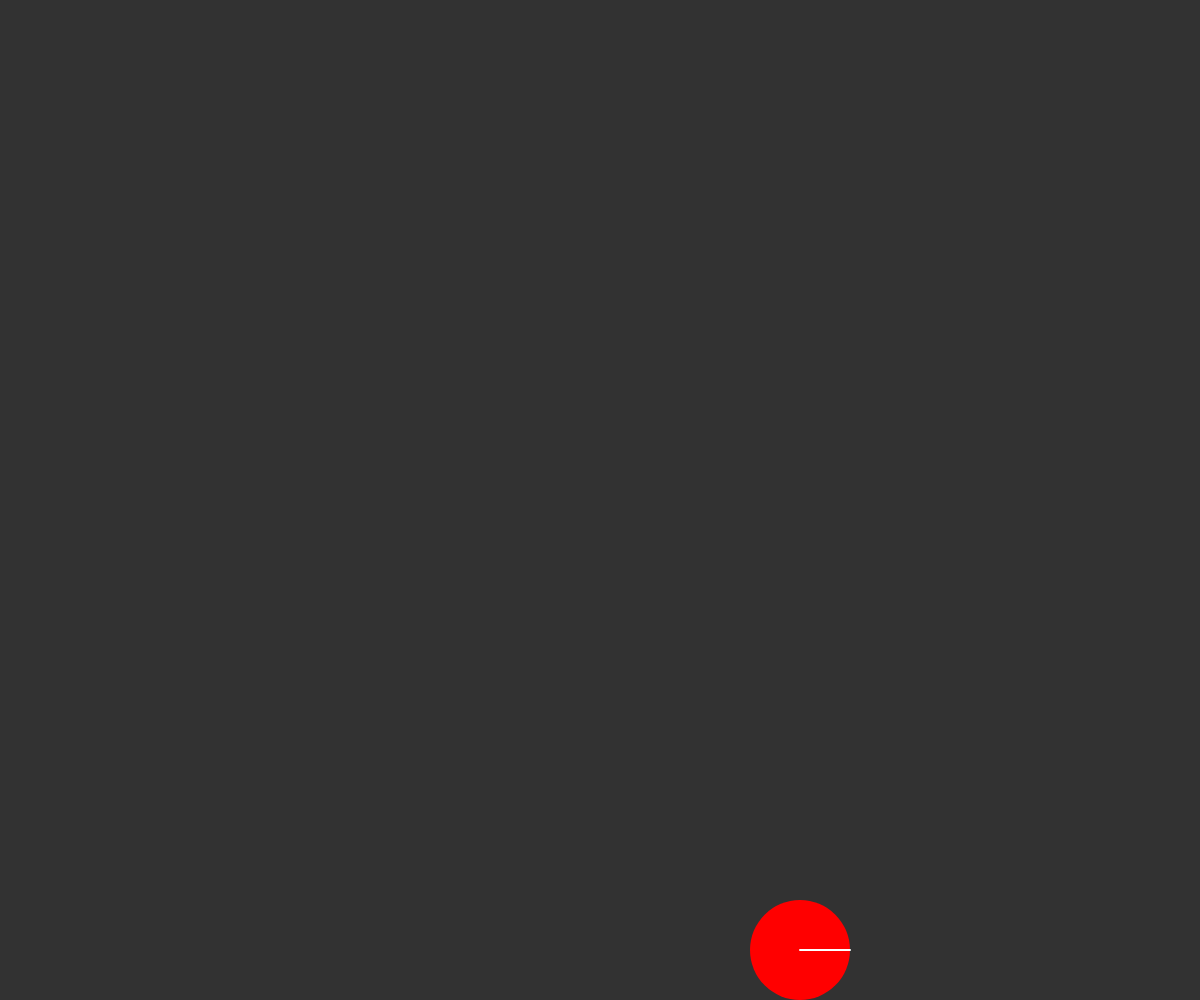
Frame 1 (no input)
Frame 60 (no input): identical to frame 1, image omitted
Frame 120 (the mouse pressed at the canvas centre since frame 60): identical to frame 1, image omitted

The p5.js sketch that drew this single still picture (run headless with seeded random() and noise() and a simulated clock; from frame 60 on, the mouse is pressed at the canvas centre):

// p5.js sketch
// ── sketch.js
let smallBall, bigBall;
let pressForce;

function setup() {
  createCanvas(windowWidth, windowHeight);
  bigBall = new Mover(800, windowHeight - 50, 50);
  gravity = createVector(0, 0.1);
  forceMag = 0;
}

function draw() {
  background(50);

  // context info for debugging purposes


  // pressForce
  if (mouseIsPressed) {
    if (mouseButton === LEFT)
      forceMag += 0.5;
  }

  bigBall.applyForceVector(gravity);

  bigBall.update();
  bigBall.draw();
}

function mouseReleased() {
  forceMag *= -1;
  bigBall.applyForceMag(forceMag);
  forceMag = 0;
}

function mouseWheel(event) {
  if (event.delta > 0)
    bigBall.rotateClockWise();
  else
    bigBall.rotateAntiClockWise();

  //move the square according to the vertical scroll amount
  // pos += event.delta;
  //uncomment to block page scrolling
  //return false;
}
// ── mover.js
class Mover {
    constructor(x, y, radius) {
        this.position = createVector(x, y);
        this.radius = radius;
        this.mass;
        this.velocity = createVector(0, 0);
        this.acceleration = createVector(0, 0);

        this.angle = 0;
        this.angleVelocity = 0;
        this.angleAcceleration = 0;

        this.damping = 0.99;
        this.maxSpeed = 20;
    }

    applyForceVector(gravity) {
        this.acceleration.add(gravity);
    }

    applyForceMag(magnitude) {
        let force = p5.Vector.fromAngle(this.angle);
        force.normalize();
        force.mult(magnitude);
        this.applyForceVector(force);
    }

    checkBordersWorld() {
        if ((this.position.y + this.radius) > windowHeight) {
            this.position.y = windowHeight - this.radius;
            this.velocity.y *= -0.7;
        }
        if ((this.position.y - this.radius) < 0) {
            this.position.y = this.radius;
            this.velocity.y *= -0.5;
        }
        if ((this.position.x - this.radius) < 0) {
            this.position.x = this.radius;
            this.velocity.x *= -1;
        }
        if ((this.position.x + this.radius) > windowWidth) {
            this.position.x = windowWidth - this.radius;
            this.velocity.x *= -0.5;
        }
        else {
            console.log("WTF");
        }
    }

    update() {
        this.velocity.add(this.acceleration);
        this.position.add(this.velocity);

        this.velocity.mult(this.damping);
        //this.velocity.limit(this.maxSpeed);

        this.angleVelocity += this.angleAcceleration;
        this.angle += this.angleVelocity;

        this.checkBordersWorld();

        this.acceleration.set();


    }

    rotateClockWise() {
        this.angle += PI / 4;
    }

    rotateAntiClockWise() {
        this.angle -= PI / 4;
    }

    draw() {
        stroke(255);
        strokeWeight(0);
        fill(255, 0, 0);
        push();
        translate(this.position.x, this.position.y);
        rotate(this.angle);
        circle(0, 0, this.radius * 2);
        strokeWeight(2);

        line(0, 0, this.radius, 0);
        pop();
    }
}
